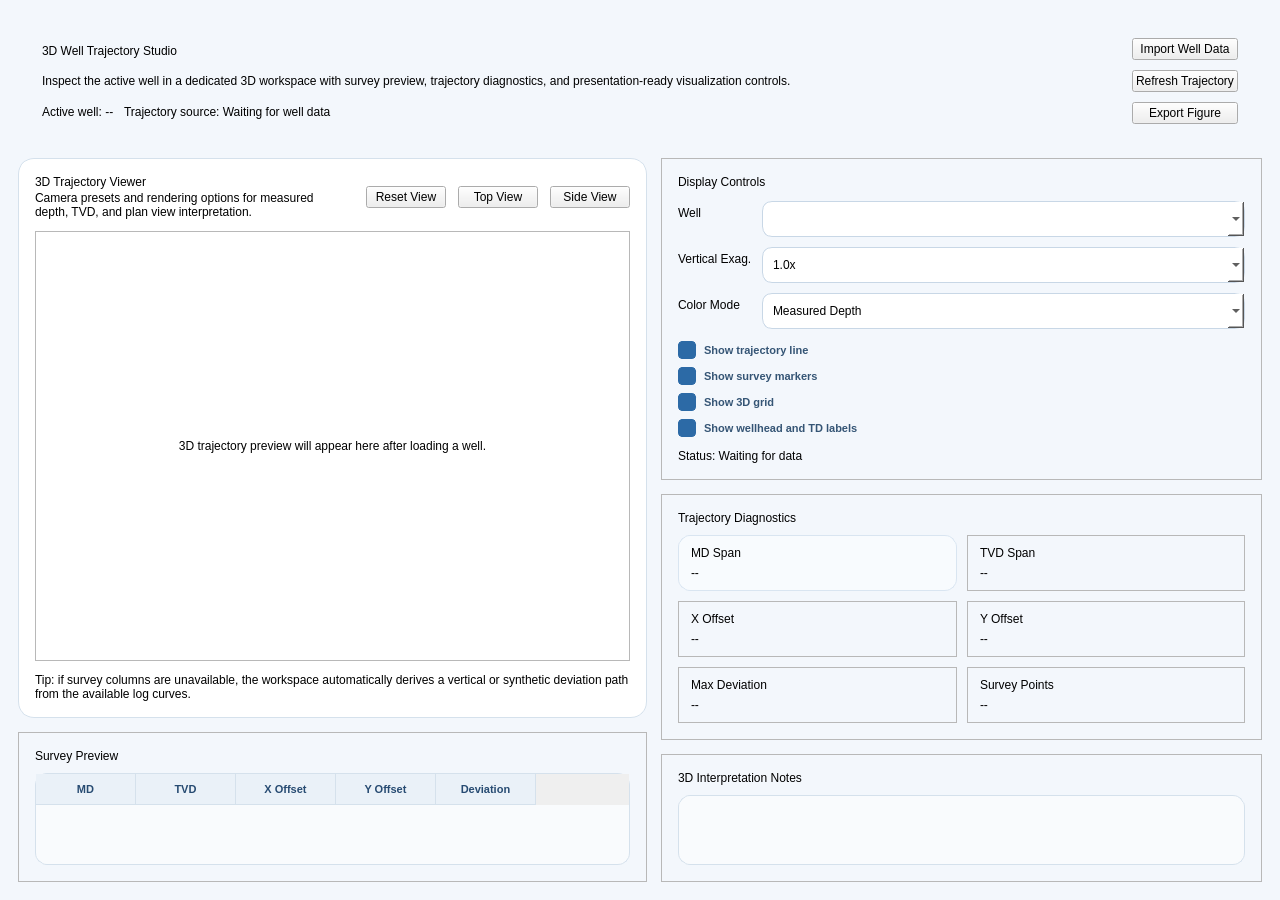
<?xml version="1.0" encoding="UTF-8"?>
<ui version="4.0">
 <class>ThreeDWellPage</class>
 <widget class="QWidget" name="ThreeDWellPage">
  <property name="geometry">
   <rect>
    <x>0</x>
    <y>0</y>
    <width>1280</width>
    <height>860</height>
   </rect>
  </property>
  <property name="windowTitle">
   <string>3D Well Workspace</string>
  </property>
  <property name="styleSheet">
   <string notr="true">QWidget#ThreeDWellPage {
    background: #F3F7FC;
}
QFrame#heroCard, QFrame#panelCard {
    background: #FFFFFF;
    border: 1px solid #D5E1EC;
    border-radius: 16px;
}
QFrame#heroBanner {
    background: qlineargradient(x1:0, y1:0, x2:1, y2:1,
        stop:0 #153B63, stop:0.55 #245A8C, stop:1 #3E7DB1);
    border-radius: 18px;
}
QLabel#heroTitle {
    color: #FFFFFF;
    font-size: 24px;
    font-weight: 800;
}
QLabel#heroSubtitle {
    color: rgba(255, 255, 255, 0.86);
    font-size: 12px;
}
QLabel#heroPill {
    background: rgba(255, 255, 255, 0.14);
    color: #EAF4FF;
    border: 1px solid rgba(255, 255, 255, 0.20);
    border-radius: 11px;
    padding: 7px 12px;
    font-size: 11px;
    font-weight: 700;
}
QLabel#sectionTitle {
    color: #274B72;
    font-size: 14px;
    font-weight: 800;
}
QLabel#sectionSubtle {
    color: #667C94;
    font-size: 11px;
}
QLabel#metricLabel {
    color: #6A8098;
    font-size: 11px;
    font-weight: 600;
}
QLabel#metricValue {
    color: #173B61;
    font-size: 20px;
    font-weight: 800;
}
QLabel#statusValue {
    color: #0E7A63;
    font-size: 11px;
    font-weight: 700;
}
QPushButton#btnPrimary {
    background: qlineargradient(x1:0, y1:0, x2:0, y2:1,
        stop:0 #3B78B8, stop:1 #245A8C);
    color: #FFFFFF;
    border: none;
    border-radius: 12px;
    padding: 10px 14px;
    font-size: 11px;
    font-weight: 700;
    min-height: 22px;
}
QPushButton#btnPrimary:hover {
    background: #2E6EA8;
}
QPushButton#btnSecondary {
    background: #F6FAFE;
    color: #274B72;
    border: 1px solid #C9D8E7;
    border-radius: 12px;
    padding: 9px 12px;
    font-size: 11px;
    font-weight: 700;
    min-height: 22px;
}
QPushButton#btnSecondary:hover {
    background: #E8F1F9;
}
QFrame#plotViewport {
    background: #F8FBFE;
    border: 1px dashed #C8D8E8;
    border-radius: 14px;
}
QFrame#metricTile {
    background: #F8FBFE;
    border: 1px solid #D9E5F1;
    border-radius: 12px;
}
QTableWidget, QListWidget {
    background: #F9FBFD;
    border: 1px solid #D5E1EC;
    border-radius: 12px;
    alternate-background-color: #F2F7FB;
}
QHeaderView::section {
    background: #EAF1F8;
    color: #274B72;
    border: none;
    border-right: 1px solid #D5E1EC;
    border-bottom: 1px solid #D5E1EC;
    padding: 6px 8px;
    font-size: 11px;
    font-weight: 700;
}
QComboBox, QLineEdit {
    background: #FFFFFF;
    border: 1px solid #C8D7E6;
    border-radius: 10px;
    padding: 7px 10px;
    min-height: 20px;
}
QCheckBox {
    color: #355575;
    font-size: 11px;
    font-weight: 600;
    spacing: 8px;
}
QCheckBox::indicator {
    width: 16px;
    height: 16px;
}
QCheckBox::indicator:unchecked {
    border: 1px solid #AFC4D9;
    border-radius: 4px;
    background: #FFFFFF;
}
QCheckBox::indicator:checked {
    border: 1px solid #2C6AA6;
    border-radius: 4px;
    background: #2C6AA6;
}
</string>
  </property>
  <layout class="QVBoxLayout" name="verticalLayout">
   <property name="spacing">
    <number>14</number>
   </property>
   <property name="leftMargin">
    <number>18</number>
   </property>
   <property name="topMargin">
    <number>18</number>
   </property>
   <property name="rightMargin">
    <number>18</number>
   </property>
   <property name="bottomMargin">
    <number>18</number>
   </property>
   <item>
    <widget class="QFrame" name="heroBanner">
     <property name="frameShape">
      <enum>QFrame::StyledPanel</enum>
     </property>
     <layout class="QHBoxLayout" name="horizontalLayout_hero">
      <property name="spacing">
       <number>18</number>
      </property>
      <property name="leftMargin">
       <number>24</number>
      </property>
      <property name="topMargin">
       <number>20</number>
      </property>
      <property name="rightMargin">
       <number>24</number>
      </property>
      <property name="bottomMargin">
       <number>20</number>
      </property>
      <item>
       <layout class="QVBoxLayout" name="verticalLayout_heroText">
        <property name="spacing">
         <number>6</number>
        </property>
        <item>
         <widget class="QLabel" name="label3DTitle">
          <property name="objectName">
           <string>heroTitle</string>
          </property>
          <property name="text">
           <string>3D Well Trajectory Studio</string>
          </property>
         </widget>
        </item>
        <item>
         <widget class="QLabel" name="label3DSubtitle">
          <property name="objectName">
           <string>heroSubtitle</string>
          </property>
          <property name="text">
           <string>Inspect the active well in a dedicated 3D workspace with survey preview, trajectory diagnostics, and presentation-ready visualization controls.</string>
          </property>
          <property name="wordWrap">
           <bool>true</bool>
          </property>
         </widget>
        </item>
        <item>
         <layout class="QHBoxLayout" name="horizontalLayout_pills">
          <property name="spacing">
           <number>10</number>
          </property>
          <item>
           <widget class="QLabel" name="lbl3DHeroActiveWell">
            <property name="objectName">
             <string>heroPill</string>
            </property>
            <property name="text">
             <string>Active well: --</string>
            </property>
           </widget>
          </item>
          <item>
           <widget class="QLabel" name="lbl3DHeroTrajectory">
            <property name="objectName">
             <string>heroPill</string>
            </property>
            <property name="text">
             <string>Trajectory source: Waiting for well data</string>
            </property>
           </widget>
          </item>
          <item>
           <spacer name="horizontalSpacer_hero">
            <property name="orientation">
             <enum>Qt::Horizontal</enum>
            </property>
            <property name="sizeHint" stdset="0">
             <size>
              <width>40</width>
              <height>20</height>
             </size>
            </property>
           </spacer>
          </item>
         </layout>
        </item>
       </layout>
      </item>
      <item>
       <layout class="QVBoxLayout" name="verticalLayout_heroActions">
        <property name="spacing">
         <number>10</number>
        </property>
        <item>
         <widget class="QPushButton" name="btn3DLoadWell">
          <property name="objectName">
           <string>btnPrimary</string>
          </property>
          <property name="text">
           <string>Import Well Data</string>
          </property>
         </widget>
        </item>
        <item>
         <widget class="QPushButton" name="btn3DRefresh">
          <property name="objectName">
           <string>btnSecondary</string>
          </property>
          <property name="text">
           <string>Refresh Trajectory</string>
          </property>
         </widget>
        </item>
        <item>
         <widget class="QPushButton" name="btn3DExportView">
          <property name="objectName">
           <string>btnSecondary</string>
          </property>
          <property name="text">
           <string>Export Figure</string>
          </property>
         </widget>
        </item>
       </layout>
      </item>
     </layout>
    </widget>
   </item>
   <item>
    <layout class="QHBoxLayout" name="horizontalLayout_main">
     <property name="spacing">
      <number>14</number>
     </property>
     <item stretch="3">
      <layout class="QVBoxLayout" name="verticalLayout_left">
       <property name="spacing">
        <number>14</number>
       </property>
       <item>
        <widget class="QFrame" name="panelCard">
         <property name="frameShape">
          <enum>QFrame::StyledPanel</enum>
         </property>
         <layout class="QVBoxLayout" name="verticalLayout_viewerCard">
          <property name="spacing">
           <number>12</number>
          </property>
          <property name="leftMargin">
           <number>16</number>
          </property>
          <property name="topMargin">
           <number>16</number>
          </property>
          <property name="rightMargin">
           <number>16</number>
          </property>
          <property name="bottomMargin">
           <number>16</number>
          </property>
          <item>
           <layout class="QHBoxLayout" name="horizontalLayout_viewerHeader">
            <item>
             <layout class="QVBoxLayout" name="verticalLayout_viewerText">
              <property name="spacing">
               <number>2</number>
              </property>
              <item>
               <widget class="QLabel" name="labelViewportTitle">
                <property name="objectName">
                 <string>sectionTitle</string>
                </property>
                <property name="text">
                 <string>3D Trajectory Viewer</string>
                </property>
               </widget>
              </item>
              <item>
               <widget class="QLabel" name="labelViewportSubtitle">
                <property name="objectName">
                 <string>sectionSubtle</string>
                </property>
                <property name="text">
                 <string>Camera presets and rendering options for measured depth, TVD, and plan view interpretation.</string>
                </property>
                <property name="wordWrap">
                 <bool>true</bool>
                </property>
               </widget>
              </item>
             </layout>
            </item>
            <item>
             <spacer name="horizontalSpacer_viewerHeader">
              <property name="orientation">
               <enum>Qt::Horizontal</enum>
              </property>
              <property name="sizeHint" stdset="0">
               <size>
                <width>40</width>
                <height>20</height>
               </size>
              </property>
             </spacer>
            </item>
            <item>
             <widget class="QPushButton" name="btn3DResetView">
              <property name="objectName">
               <string>btnSecondary</string>
              </property>
              <property name="text">
               <string>Reset View</string>
              </property>
             </widget>
            </item>
            <item>
             <widget class="QPushButton" name="btn3DTopView">
              <property name="objectName">
               <string>btnSecondary</string>
              </property>
              <property name="text">
               <string>Top View</string>
              </property>
             </widget>
            </item>
            <item>
             <widget class="QPushButton" name="btn3DSideView">
              <property name="objectName">
               <string>btnSecondary</string>
              </property>
              <property name="text">
               <string>Side View</string>
              </property>
             </widget>
            </item>
           </layout>
          </item>
          <item>
           <widget class="QFrame" name="frame3DPlotHost">
            <property name="objectName">
             <string>plotViewport</string>
            </property>
            <property name="minimumSize">
             <size>
              <width>0</width>
              <height>430</height>
             </size>
            </property>
            <property name="frameShape">
             <enum>QFrame::StyledPanel</enum>
            </property>
            <layout class="QVBoxLayout" name="verticalLayout_plotHost">
             <property name="leftMargin">
              <number>10</number>
             </property>
             <property name="topMargin">
              <number>10</number>
             </property>
             <property name="rightMargin">
              <number>10</number>
             </property>
             <property name="bottomMargin">
              <number>10</number>
             </property>
             <item>
              <widget class="QLabel" name="lbl3DPlotPlaceholder">
               <property name="text">
                <string>3D trajectory preview will appear here after loading a well.</string>
               </property>
               <property name="alignment">
                <set>Qt::AlignCenter</set>
               </property>
               <property name="wordWrap">
                <bool>true</bool>
               </property>
              </widget>
             </item>
            </layout>
           </widget>
          </item>
          <item>
           <widget class="QLabel" name="lbl3DViewportHint">
            <property name="objectName">
             <string>sectionSubtle</string>
            </property>
            <property name="text">
             <string>Tip: if survey columns are unavailable, the workspace automatically derives a vertical or synthetic deviation path from the available log curves.</string>
            </property>
            <property name="wordWrap">
             <bool>true</bool>
            </property>
           </widget>
          </item>
         </layout>
        </widget>
       </item>
       <item>
        <widget class="QFrame" name="panelCard">
         <property name="frameShape">
          <enum>QFrame::StyledPanel</enum>
         </property>
         <layout class="QVBoxLayout" name="verticalLayout_tableCard">
          <property name="spacing">
           <number>10</number>
          </property>
          <property name="leftMargin">
           <number>16</number>
          </property>
          <property name="topMargin">
           <number>16</number>
          </property>
          <property name="rightMargin">
           <number>16</number>
          </property>
          <property name="bottomMargin">
           <number>16</number>
          </property>
          <item>
           <widget class="QLabel" name="labelTableTitle">
            <property name="objectName">
             <string>sectionTitle</string>
            </property>
            <property name="text">
             <string>Survey Preview</string>
            </property>
           </widget>
          </item>
          <item>
           <widget class="QTableWidget" name="table3DSurveyPreview">
            <property name="alternatingRowColors">
             <bool>true</bool>
            </property>
            <property name="editTriggers">
             <set>QAbstractItemView::NoEditTriggers</set>
            </property>
            <property name="selectionBehavior">
             <enum>QAbstractItemView::SelectRows</enum>
            </property>
            <property name="selectionMode">
             <enum>QAbstractItemView::SingleSelection</enum>
            </property>
            <property name="showGrid">
             <bool>false</bool>
            </property>
            <property name="cornerButtonEnabled">
             <bool>false</bool>
            </property>
            <column>
             <property name="text">
              <string>MD</string>
             </property>
            </column>
            <column>
             <property name="text">
              <string>TVD</string>
             </property>
            </column>
            <column>
             <property name="text">
              <string>X Offset</string>
             </property>
            </column>
            <column>
             <property name="text">
              <string>Y Offset</string>
             </property>
            </column>
            <column>
             <property name="text">
              <string>Deviation</string>
             </property>
            </column>
           </widget>
          </item>
         </layout>
        </widget>
       </item>
      </layout>
     </item>
     <item stretch="2">
      <layout class="QVBoxLayout" name="verticalLayout_right">
       <property name="spacing">
        <number>14</number>
       </property>
       <item>
        <widget class="QFrame" name="panelCard">
         <property name="frameShape">
          <enum>QFrame::StyledPanel</enum>
         </property>
         <layout class="QVBoxLayout" name="verticalLayout_controlsCard">
          <property name="spacing">
           <number>12</number>
          </property>
          <property name="leftMargin">
           <number>16</number>
          </property>
          <property name="topMargin">
           <number>16</number>
          </property>
          <property name="rightMargin">
           <number>16</number>
          </property>
          <property name="bottomMargin">
           <number>16</number>
          </property>
          <item>
           <widget class="QLabel" name="labelControlsTitle">
            <property name="objectName">
             <string>sectionTitle</string>
            </property>
            <property name="text">
             <string>Display Controls</string>
            </property>
           </widget>
          </item>
          <item>
           <layout class="QFormLayout" name="formLayout_controls">
            <property name="labelAlignment">
             <set>Qt::AlignLeading|Qt::AlignLeft|Qt::AlignVCenter</set>
            </property>
            <property name="horizontalSpacing">
             <number>10</number>
            </property>
            <property name="verticalSpacing">
             <number>10</number>
            </property>
            <item row="0" column="0">
             <widget class="QLabel" name="labelWellSelect">
              <property name="text">
               <string>Well</string>
              </property>
             </widget>
            </item>
            <item row="0" column="1">
             <widget class="QComboBox" name="combo3DWell"/>
            </item>
            <item row="1" column="0">
             <widget class="QLabel" name="labelVerticalExag">
              <property name="text">
               <string>Vertical Exag.</string>
              </property>
             </widget>
            </item>
            <item row="1" column="1">
             <widget class="QComboBox" name="combo3DVerticalExag">
              <item>
               <property name="text">
                <string>1.0x</string>
               </property>
              </item>
              <item>
               <property name="text">
                <string>1.5x</string>
               </property>
              </item>
              <item>
               <property name="text">
                <string>2.0x</string>
               </property>
              </item>
              <item>
               <property name="text">
                <string>3.0x</string>
               </property>
              </item>
             </widget>
            </item>
            <item row="2" column="0">
             <widget class="QLabel" name="labelColorMode">
              <property name="text">
               <string>Color Mode</string>
              </property>
             </widget>
            </item>
            <item row="2" column="1">
             <widget class="QComboBox" name="combo3DColorMode">
              <item>
               <property name="text">
                <string>Measured Depth</string>
               </property>
              </item>
              <item>
               <property name="text">
                <string>True Vertical Depth</string>
               </property>
              </item>
              <item>
               <property name="text">
                <string>Lateral Offset</string>
               </property>
              </item>
             </widget>
            </item>
           </layout>
          </item>
          <item>
           <layout class="QVBoxLayout" name="verticalLayout_checks">
            <property name="spacing">
             <number>8</number>
            </property>
            <item>
             <widget class="QCheckBox" name="chk3DShowTrajectory">
              <property name="text">
               <string>Show trajectory line</string>
              </property>
              <property name="checked">
               <bool>true</bool>
              </property>
             </widget>
            </item>
            <item>
             <widget class="QCheckBox" name="chk3DShowMarkers">
              <property name="text">
               <string>Show survey markers</string>
              </property>
              <property name="checked">
               <bool>true</bool>
              </property>
             </widget>
            </item>
            <item>
             <widget class="QCheckBox" name="chk3DShowGrid">
              <property name="text">
               <string>Show 3D grid</string>
              </property>
              <property name="checked">
               <bool>true</bool>
              </property>
             </widget>
            </item>
            <item>
             <widget class="QCheckBox" name="chk3DShowLabels">
              <property name="text">
               <string>Show wellhead and TD labels</string>
              </property>
              <property name="checked">
               <bool>true</bool>
              </property>
             </widget>
            </item>
           </layout>
          </item>
          <item>
           <widget class="QLabel" name="lbl3DStatusValue">
            <property name="objectName">
             <string>statusValue</string>
            </property>
            <property name="text">
             <string>Status: Waiting for data</string>
            </property>
            <property name="wordWrap">
             <bool>true</bool>
            </property>
           </widget>
          </item>
         </layout>
        </widget>
       </item>
       <item>
        <widget class="QFrame" name="panelCard">
         <property name="frameShape">
          <enum>QFrame::StyledPanel</enum>
         </property>
         <layout class="QVBoxLayout" name="verticalLayout_metricsCard">
          <property name="spacing">
           <number>10</number>
          </property>
          <property name="leftMargin">
           <number>16</number>
          </property>
          <property name="topMargin">
           <number>16</number>
          </property>
          <property name="rightMargin">
           <number>16</number>
          </property>
          <property name="bottomMargin">
           <number>16</number>
          </property>
          <item>
           <widget class="QLabel" name="labelMetricsTitle">
            <property name="objectName">
             <string>sectionTitle</string>
            </property>
            <property name="text">
             <string>Trajectory Diagnostics</string>
            </property>
           </widget>
          </item>
          <item>
           <layout class="QGridLayout" name="gridLayout_metrics">
            <property name="horizontalSpacing">
             <number>10</number>
            </property>
            <property name="verticalSpacing">
             <number>10</number>
            </property>
            <item row="0" column="0">
             <widget class="QFrame" name="metricTile">
              <property name="frameShape">
               <enum>QFrame::StyledPanel</enum>
              </property>
              <layout class="QVBoxLayout" name="verticalLayout_mdTile">
               <property name="leftMargin">
                <number>12</number>
               </property>
               <property name="topMargin">
                <number>10</number>
               </property>
               <property name="rightMargin">
                <number>12</number>
               </property>
               <property name="bottomMargin">
                <number>10</number>
               </property>
               <item>
                <widget class="QLabel" name="labelMDRange">
                 <property name="objectName">
                  <string>metricLabel</string>
                 </property>
                 <property name="text">
                  <string>MD Span</string>
                 </property>
                </widget>
               </item>
               <item>
                <widget class="QLabel" name="lbl3DMDRangeValue">
                 <property name="objectName">
                  <string>metricValue</string>
                 </property>
                 <property name="text">
                  <string>--</string>
                 </property>
                </widget>
               </item>
              </layout>
             </widget>
            </item>
            <item row="0" column="1">
             <widget class="QFrame" name="metricTile">
              <property name="frameShape">
               <enum>QFrame::StyledPanel</enum>
              </property>
              <layout class="QVBoxLayout" name="verticalLayout_tvdTile">
               <property name="leftMargin">
                <number>12</number>
               </property>
               <property name="topMargin">
                <number>10</number>
               </property>
               <property name="rightMargin">
                <number>12</number>
               </property>
               <property name="bottomMargin">
                <number>10</number>
               </property>
               <item>
                <widget class="QLabel" name="labelTVDRange">
                 <property name="objectName">
                  <string>metricLabel</string>
                 </property>
                 <property name="text">
                  <string>TVD Span</string>
                 </property>
                </widget>
               </item>
               <item>
                <widget class="QLabel" name="lbl3DTVDRangeValue">
                 <property name="objectName">
                  <string>metricValue</string>
                 </property>
                 <property name="text">
                  <string>--</string>
                 </property>
                </widget>
               </item>
              </layout>
             </widget>
            </item>
            <item row="1" column="0">
             <widget class="QFrame" name="metricTile">
              <property name="frameShape">
               <enum>QFrame::StyledPanel</enum>
              </property>
              <layout class="QVBoxLayout" name="verticalLayout_xTile">
               <property name="leftMargin">
                <number>12</number>
               </property>
               <property name="topMargin">
                <number>10</number>
               </property>
               <property name="rightMargin">
                <number>12</number>
               </property>
               <property name="bottomMargin">
                <number>10</number>
               </property>
               <item>
                <widget class="QLabel" name="labelXSpan">
                 <property name="objectName">
                  <string>metricLabel</string>
                 </property>
                 <property name="text">
                  <string>X Offset</string>
                 </property>
                </widget>
               </item>
               <item>
                <widget class="QLabel" name="lbl3DXRangeValue">
                 <property name="objectName">
                  <string>metricValue</string>
                 </property>
                 <property name="text">
                  <string>--</string>
                 </property>
                </widget>
               </item>
              </layout>
             </widget>
            </item>
            <item row="1" column="1">
             <widget class="QFrame" name="metricTile">
              <property name="frameShape">
               <enum>QFrame::StyledPanel</enum>
              </property>
              <layout class="QVBoxLayout" name="verticalLayout_yTile">
               <property name="leftMargin">
                <number>12</number>
               </property>
               <property name="topMargin">
                <number>10</number>
               </property>
               <property name="rightMargin">
                <number>12</number>
               </property>
               <property name="bottomMargin">
                <number>10</number>
               </property>
               <item>
                <widget class="QLabel" name="labelYSpan">
                 <property name="objectName">
                  <string>metricLabel</string>
                 </property>
                 <property name="text">
                  <string>Y Offset</string>
                 </property>
                </widget>
               </item>
               <item>
                <widget class="QLabel" name="lbl3DYRangeValue">
                 <property name="objectName">
                  <string>metricValue</string>
                 </property>
                 <property name="text">
                  <string>--</string>
                 </property>
                </widget>
               </item>
              </layout>
             </widget>
            </item>
            <item row="2" column="0">
             <widget class="QFrame" name="metricTile">
              <property name="frameShape">
               <enum>QFrame::StyledPanel</enum>
              </property>
              <layout class="QVBoxLayout" name="verticalLayout_devTile">
               <property name="leftMargin">
                <number>12</number>
               </property>
               <property name="topMargin">
                <number>10</number>
               </property>
               <property name="rightMargin">
                <number>12</number>
               </property>
               <property name="bottomMargin">
                <number>10</number>
               </property>
               <item>
                <widget class="QLabel" name="labelDeviation">
                 <property name="objectName">
                  <string>metricLabel</string>
                 </property>
                 <property name="text">
                  <string>Max Deviation</string>
                 </property>
                </widget>
               </item>
               <item>
                <widget class="QLabel" name="lbl3DDeviationValue">
                 <property name="objectName">
                  <string>metricValue</string>
                 </property>
                 <property name="text">
                  <string>--</string>
                 </property>
                </widget>
               </item>
              </layout>
             </widget>
            </item>
            <item row="2" column="1">
             <widget class="QFrame" name="metricTile">
              <property name="frameShape">
               <enum>QFrame::StyledPanel</enum>
              </property>
              <layout class="QVBoxLayout" name="verticalLayout_pointsTile">
               <property name="leftMargin">
                <number>12</number>
               </property>
               <property name="topMargin">
                <number>10</number>
               </property>
               <property name="rightMargin">
                <number>12</number>
               </property>
               <property name="bottomMargin">
                <number>10</number>
               </property>
               <item>
                <widget class="QLabel" name="labelSurveyPoints">
                 <property name="objectName">
                  <string>metricLabel</string>
                 </property>
                 <property name="text">
                  <string>Survey Points</string>
                 </property>
                </widget>
               </item>
               <item>
                <widget class="QLabel" name="lbl3DPointsValue">
                 <property name="objectName">
                  <string>metricValue</string>
                 </property>
                 <property name="text">
                  <string>--</string>
                 </property>
                </widget>
               </item>
              </layout>
             </widget>
            </item>
           </layout>
          </item>
         </layout>
        </widget>
       </item>
       <item>
        <widget class="QFrame" name="panelCard">
         <property name="frameShape">
          <enum>QFrame::StyledPanel</enum>
         </property>
         <layout class="QVBoxLayout" name="verticalLayout_insightsCard">
          <property name="spacing">
           <number>10</number>
          </property>
          <property name="leftMargin">
           <number>16</number>
          </property>
          <property name="topMargin">
           <number>16</number>
          </property>
          <property name="rightMargin">
           <number>16</number>
          </property>
          <property name="bottomMargin">
           <number>16</number>
          </property>
          <item>
           <widget class="QLabel" name="labelInsightsTitle">
            <property name="objectName">
             <string>sectionTitle</string>
            </property>
            <property name="text">
             <string>3D Interpretation Notes</string>
            </property>
           </widget>
          </item>
          <item>
           <widget class="QListWidget" name="list3DInsights"/>
          </item>
         </layout>
        </widget>
       </item>
      </layout>
     </item>
    </layout>
   </item>
  </layout>
 </widget>
 <resources/>
 <connections/>
</ui>
